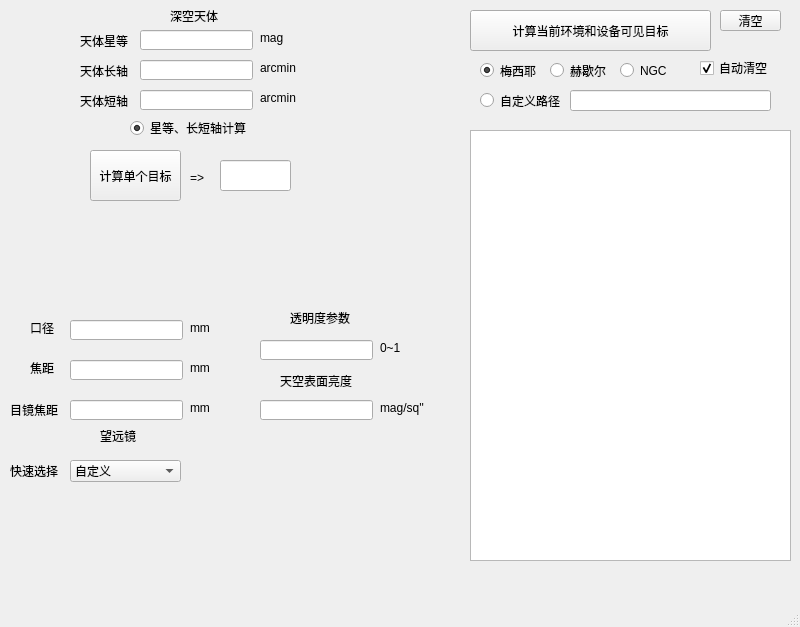
<?xml version="1.0" encoding="UTF-8"?>
<ui version="4.0">
 <class>MainWindow</class>
 <widget class="QMainWindow" name="MainWindow">
  <property name="geometry">
   <rect>
    <x>0</x>
    <y>0</y>
    <width>800</width>
    <height>627</height>
   </rect>
  </property>
  <property name="windowTitle">
   <string>目视深空可见度计算器</string>
  </property>
  <widget class="QWidget" name="centralwidget">
   <widget class="QLineEdit" name="diame1">
    <property name="geometry">
     <rect>
      <x>70</x>
      <y>320</y>
      <width>113</width>
      <height>20</height>
     </rect>
    </property>
   </widget>
   <widget class="QLabel" name="label_11">
    <property name="geometry">
     <rect>
      <x>30</x>
      <y>320</y>
      <width>31</width>
      <height>16</height>
     </rect>
    </property>
    <property name="text">
     <string>口径</string>
    </property>
   </widget>
   <widget class="QLabel" name="label_12">
    <property name="geometry">
     <rect>
      <x>30</x>
      <y>360</y>
      <width>31</width>
      <height>16</height>
     </rect>
    </property>
    <property name="text">
     <string>焦距</string>
    </property>
   </widget>
   <widget class="QLineEdit" name="focal1">
    <property name="geometry">
     <rect>
      <x>70</x>
      <y>360</y>
      <width>113</width>
      <height>20</height>
     </rect>
    </property>
   </widget>
   <widget class="QLineEdit" name="eyefo1">
    <property name="geometry">
     <rect>
      <x>70</x>
      <y>400</y>
      <width>113</width>
      <height>20</height>
     </rect>
    </property>
   </widget>
   <widget class="QLabel" name="label_13">
    <property name="geometry">
     <rect>
      <x>10</x>
      <y>400</y>
      <width>51</width>
      <height>20</height>
     </rect>
    </property>
    <property name="text">
     <string>目镜焦距</string>
    </property>
   </widget>
   <widget class="QLabel" name="label_14">
    <property name="geometry">
     <rect>
      <x>100</x>
      <y>430</y>
      <width>54</width>
      <height>12</height>
     </rect>
    </property>
    <property name="text">
     <string>望远镜</string>
    </property>
   </widget>
   <widget class="QLineEdit" name="skybr1">
    <property name="geometry">
     <rect>
      <x>260</x>
      <y>400</y>
      <width>113</width>
      <height>20</height>
     </rect>
    </property>
   </widget>
   <widget class="QLabel" name="label_15">
    <property name="geometry">
     <rect>
      <x>280</x>
      <y>370</y>
      <width>81</width>
      <height>21</height>
     </rect>
    </property>
    <property name="text">
     <string>天空表面亮度</string>
    </property>
   </widget>
   <widget class="QLabel" name="label_16">
    <property name="geometry">
     <rect>
      <x>380</x>
      <y>400</y>
      <width>51</width>
      <height>16</height>
     </rect>
    </property>
    <property name="text">
     <string>mag/sq''</string>
    </property>
   </widget>
   <widget class="QLabel" name="label_17">
    <property name="geometry">
     <rect>
      <x>190</x>
      <y>320</y>
      <width>21</width>
      <height>16</height>
     </rect>
    </property>
    <property name="text">
     <string>mm</string>
    </property>
   </widget>
   <widget class="QLabel" name="label_18">
    <property name="geometry">
     <rect>
      <x>190</x>
      <y>360</y>
      <width>21</width>
      <height>16</height>
     </rect>
    </property>
    <property name="text">
     <string>mm</string>
    </property>
   </widget>
   <widget class="QLabel" name="label_19">
    <property name="geometry">
     <rect>
      <x>190</x>
      <y>400</y>
      <width>21</width>
      <height>16</height>
     </rect>
    </property>
    <property name="text">
     <string>mm</string>
    </property>
   </widget>
   <widget class="QTextBrowser" name="textBrowser">
    <property name="geometry">
     <rect>
      <x>470</x>
      <y>130</y>
      <width>321</width>
      <height>431</height>
     </rect>
    </property>
   </widget>
   <widget class="QPushButton" name="pushButton_2">
    <property name="geometry">
     <rect>
      <x>470</x>
      <y>10</y>
      <width>241</width>
      <height>41</height>
     </rect>
    </property>
    <property name="text">
     <string>计算当前环境和设备可见目标</string>
    </property>
   </widget>
   <widget class="QWidget" name="widget" native="true">
    <property name="geometry">
     <rect>
      <x>470</x>
      <y>60</y>
      <width>311</width>
      <height>61</height>
     </rect>
    </property>
    <widget class="QRadioButton" name="radioButton_3">
     <property name="geometry">
      <rect>
       <x>10</x>
       <y>0</y>
       <width>61</width>
       <height>21</height>
      </rect>
     </property>
     <property name="text">
      <string>梅西耶</string>
     </property>
     <property name="checked">
      <bool>true</bool>
     </property>
    </widget>
    <widget class="QRadioButton" name="radioButton_4">
     <property name="geometry">
      <rect>
       <x>80</x>
       <y>0</y>
       <width>61</width>
       <height>21</height>
      </rect>
     </property>
     <property name="text">
      <string>赫歇尔</string>
     </property>
    </widget>
    <widget class="QRadioButton" name="radioButton_5">
     <property name="geometry">
      <rect>
       <x>150</x>
       <y>0</y>
       <width>61</width>
       <height>21</height>
      </rect>
     </property>
     <property name="text">
      <string>NGC</string>
     </property>
    </widget>
    <widget class="QRadioButton" name="radioButton_6">
     <property name="geometry">
      <rect>
       <x>10</x>
       <y>30</y>
       <width>81</width>
       <height>21</height>
      </rect>
     </property>
     <property name="text">
      <string>自定义路径</string>
     </property>
    </widget>
    <widget class="QLineEdit" name="mycsvfile">
     <property name="geometry">
      <rect>
       <x>100</x>
       <y>30</y>
       <width>201</width>
       <height>21</height>
      </rect>
     </property>
    </widget>
    <widget class="QCheckBox" name="checkBoxclear">
     <property name="geometry">
      <rect>
       <x>230</x>
       <y>0</y>
       <width>71</width>
       <height>16</height>
      </rect>
     </property>
     <property name="text">
      <string>自动清空</string>
     </property>
     <property name="checked">
      <bool>true</bool>
     </property>
    </widget>
   </widget>
   <widget class="QPushButton" name="pushButton_3">
    <property name="geometry">
     <rect>
      <x>720</x>
      <y>10</y>
      <width>61</width>
      <height>21</height>
     </rect>
    </property>
    <property name="text">
     <string>清空</string>
    </property>
   </widget>
   <widget class="QWidget" name="widget_2" native="true">
    <property name="geometry">
     <rect>
      <x>10</x>
      <y>0</y>
      <width>421</width>
      <height>221</height>
     </rect>
    </property>
    <widget class="QLineEdit" name="longax1">
     <property name="geometry">
      <rect>
       <x>130</x>
       <y>60</y>
       <width>113</width>
       <height>20</height>
      </rect>
     </property>
    </widget>
    <widget class="QLineEdit" name="shortax1">
     <property name="geometry">
      <rect>
       <x>130</x>
       <y>90</y>
       <width>113</width>
       <height>20</height>
      </rect>
     </property>
    </widget>
    <widget class="QLineEdit" name="mag1">
     <property name="geometry">
      <rect>
       <x>130</x>
       <y>30</y>
       <width>113</width>
       <height>20</height>
      </rect>
     </property>
    </widget>
    <widget class="QLabel" name="label_6">
     <property name="geometry">
      <rect>
       <x>250</x>
       <y>30</y>
       <width>31</width>
       <height>16</height>
      </rect>
     </property>
     <property name="text">
      <string>mag</string>
     </property>
    </widget>
    <widget class="QLabel" name="label_3">
     <property name="geometry">
      <rect>
       <x>160</x>
       <y>10</y>
       <width>54</width>
       <height>12</height>
      </rect>
     </property>
     <property name="text">
      <string>深空天体</string>
     </property>
    </widget>
    <widget class="QLabel" name="label_7">
     <property name="geometry">
      <rect>
       <x>250</x>
       <y>60</y>
       <width>41</width>
       <height>16</height>
      </rect>
     </property>
     <property name="text">
      <string>arcmin</string>
     </property>
    </widget>
    <widget class="QLabel" name="label_8">
     <property name="geometry">
      <rect>
       <x>250</x>
       <y>90</y>
       <width>41</width>
       <height>16</height>
      </rect>
     </property>
     <property name="text">
      <string>arcmin</string>
     </property>
    </widget>
    <widget class="QLabel" name="label_2">
     <property name="geometry">
      <rect>
       <x>70</x>
       <y>30</y>
       <width>51</width>
       <height>21</height>
      </rect>
     </property>
     <property name="text">
      <string>天体星等</string>
     </property>
    </widget>
    <widget class="QRadioButton" name="radioButton">
     <property name="geometry">
      <rect>
       <x>120</x>
       <y>120</y>
       <width>121</width>
       <height>16</height>
      </rect>
     </property>
     <property name="text">
      <string>星等、长短轴计算</string>
     </property>
     <property name="checked">
      <bool>true</bool>
     </property>
    </widget>
    <widget class="QLabel" name="label_5">
     <property name="geometry">
      <rect>
       <x>70</x>
       <y>90</y>
       <width>51</width>
       <height>21</height>
      </rect>
     </property>
     <property name="text">
      <string>天体短轴</string>
     </property>
    </widget>
    <widget class="QLabel" name="label_4">
     <property name="geometry">
      <rect>
       <x>70</x>
       <y>60</y>
       <width>51</width>
       <height>21</height>
      </rect>
     </property>
     <property name="text">
      <string>天体长轴</string>
     </property>
    </widget>
    <widget class="QLabel" name="label_20">
     <property name="geometry">
      <rect>
       <x>180</x>
       <y>170</y>
       <width>21</width>
       <height>16</height>
      </rect>
     </property>
     <property name="text">
      <string>=&gt;</string>
     </property>
    </widget>
    <widget class="QPushButton" name="pushButton">
     <property name="geometry">
      <rect>
       <x>80</x>
       <y>150</y>
       <width>91</width>
       <height>51</height>
      </rect>
     </property>
     <property name="text">
      <string>计算单个目标</string>
     </property>
    </widget>
    <widget class="QLineEdit" name="contr">
     <property name="geometry">
      <rect>
       <x>210</x>
       <y>160</y>
       <width>71</width>
       <height>31</height>
      </rect>
     </property>
    </widget>
   </widget>
   <widget class="QLabel" name="label_22">
    <property name="geometry">
     <rect>
      <x>380</x>
      <y>340</y>
      <width>31</width>
      <height>16</height>
     </rect>
    </property>
    <property name="text">
     <string>0~1</string>
    </property>
   </widget>
   <widget class="QLineEdit" name="AOD1">
    <property name="geometry">
     <rect>
      <x>260</x>
      <y>340</y>
      <width>113</width>
      <height>20</height>
     </rect>
    </property>
   </widget>
   <widget class="QLabel" name="label_21">
    <property name="geometry">
     <rect>
      <x>290</x>
      <y>310</y>
      <width>61</width>
      <height>16</height>
     </rect>
    </property>
    <property name="text">
     <string>透明度参数</string>
    </property>
   </widget>
   <widget class="QLabel" name="label">
    <property name="geometry">
     <rect>
      <x>10</x>
      <y>460</y>
      <width>51</width>
      <height>21</height>
     </rect>
    </property>
    <property name="text">
     <string>快速选择</string>
    </property>
   </widget>
   <widget class="QComboBox" name="comboBox">
    <property name="geometry">
     <rect>
      <x>70</x>
      <y>460</y>
      <width>111</width>
      <height>22</height>
     </rect>
    </property>
    <item>
     <property name="text">
      <string>自定义</string>
     </property>
    </item>
    <item>
     <property name="text">
      <string>20×80双筒</string>
     </property>
    </item>
    <item>
     <property name="text">
      <string>星达150750</string>
     </property>
    </item>
    <item>
     <property name="text">
      <string>DOB16</string>
     </property>
    </item>
   </widget>
  </widget>
  <widget class="QMenuBar" name="menubar">
   <property name="geometry">
    <rect>
     <x>0</x>
     <y>0</y>
     <width>800</width>
     <height>23</height>
    </rect>
   </property>
  </widget>
  <widget class="QStatusBar" name="statusbar"/>
 </widget>
 <resources/>
 <connections/>
</ui>
